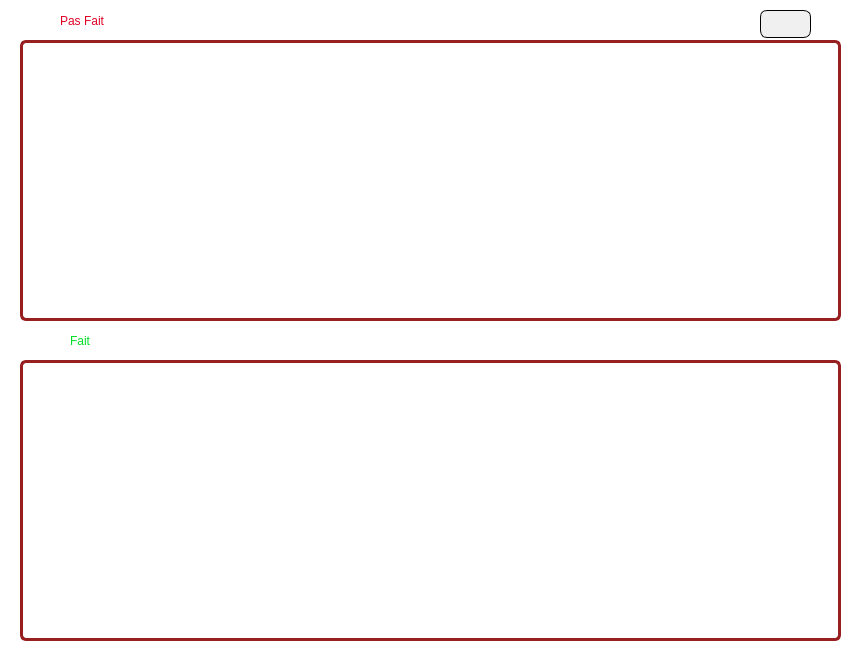
<?xml version="1.0" encoding="UTF-8"?>
<ui version="4.0">
 <class>Dialog</class>
 <widget class="QDialog" name="Dialog">
  <property name="geometry">
   <rect>
    <x>0</x>
    <y>0</y>
    <width>857</width>
    <height>659</height>
   </rect>
  </property>
  <property name="windowTitle">
   <string>notes</string>
  </property>
  <property name="windowIcon">
   <iconset>
    <normaloff>pages.png</normaloff>pages.png</iconset>
  </property>
  <property name="styleSheet">
   <string notr="true">background:white;</string>
  </property>
  <widget class="QTextEdit" name="notef">
   <property name="geometry">
    <rect>
     <x>20</x>
     <y>40</y>
     <width>821</width>
     <height>281</height>
    </rect>
   </property>
   <property name="cursor" stdset="0">
    <cursorShape>IBeamCursor</cursorShape>
   </property>
   <property name="styleSheet">
    <string notr="true">QTextEdit{

font: 75 10pt &quot;MS Shell Dlg 2&quot;;
border-radius:10px;
color:black;
border:3px solid rgb(152,31,31);
border-radius:6px;
}
</string>
   </property>
   <property name="verticalScrollBarPolicy">
    <enum>Qt::ScrollBarAlwaysOff</enum>
   </property>
   <property name="horizontalScrollBarPolicy">
    <enum>Qt::ScrollBarAlwaysOff</enum>
   </property>
   <property name="readOnly">
    <bool>false</bool>
   </property>
   <property name="html">
    <string>&lt;!DOCTYPE HTML PUBLIC &quot;-//W3C//DTD HTML 4.0//EN&quot; &quot;http://www.w3.org/TR/REC-html40/strict.dtd&quot;&gt;
&lt;html&gt;&lt;head&gt;&lt;meta name=&quot;qrichtext&quot; content=&quot;1&quot; /&gt;&lt;style type=&quot;text/css&quot;&gt;
p, li { white-space: pre-wrap; }
&lt;/style&gt;&lt;/head&gt;&lt;body style=&quot; font-family:'MS Shell Dlg 2'; font-size:10pt; font-weight:72; font-style:normal;&quot;&gt;
&lt;p style=&quot;-qt-paragraph-type:empty; margin-top:0px; margin-bottom:0px; margin-left:0px; margin-right:0px; -qt-block-indent:0; text-indent:0px; font-size:7.8pt; font-weight:400;&quot;&gt;&lt;br /&gt;&lt;/p&gt;&lt;/body&gt;&lt;/html&gt;</string>
   </property>
   <property name="cursorWidth">
    <number>3</number>
   </property>
  </widget>
  <widget class="QTextEdit" name="notep">
   <property name="geometry">
    <rect>
     <x>20</x>
     <y>360</y>
     <width>821</width>
     <height>281</height>
    </rect>
   </property>
   <property name="styleSheet">
    <string notr="true">QTextEdit{

font: 75 10pt &quot;MS Shell Dlg 2&quot;;
border-radius:10px;
color:black;
border:3px solid rgb(152,31,31);
border-radius:6px;
}
</string>
   </property>
   <property name="verticalScrollBarPolicy">
    <enum>Qt::ScrollBarAlwaysOff</enum>
   </property>
   <property name="horizontalScrollBarPolicy">
    <enum>Qt::ScrollBarAlwaysOff</enum>
   </property>
   <property name="readOnly">
    <bool>false</bool>
   </property>
   <property name="html">
    <string>&lt;!DOCTYPE HTML PUBLIC &quot;-//W3C//DTD HTML 4.0//EN&quot; &quot;http://www.w3.org/TR/REC-html40/strict.dtd&quot;&gt;
&lt;html&gt;&lt;head&gt;&lt;meta name=&quot;qrichtext&quot; content=&quot;1&quot; /&gt;&lt;style type=&quot;text/css&quot;&gt;
p, li { white-space: pre-wrap; }
&lt;/style&gt;&lt;/head&gt;&lt;body style=&quot; font-family:'MS Shell Dlg 2'; font-size:10pt; font-weight:72; font-style:normal;&quot;&gt;
&lt;p style=&quot;-qt-paragraph-type:empty; margin-top:0px; margin-bottom:0px; margin-left:0px; margin-right:0px; -qt-block-indent:0; text-indent:0px; font-size:7.8pt; font-weight:400;&quot;&gt;&lt;br /&gt;&lt;/p&gt;&lt;/body&gt;&lt;/html&gt;</string>
   </property>
  </widget>
  <widget class="QLabel" name="label_4">
   <property name="geometry">
    <rect>
     <x>60</x>
     <y>10</y>
     <width>111</width>
     <height>21</height>
    </rect>
   </property>
   <property name="styleSheet">
    <string notr="true">font: 16pt &quot;Bauhaus 93&quot;;
color: rgb(223, 3, 39);
border:0px;
background:transparent;</string>
   </property>
   <property name="text">
    <string>Pas Fait</string>
   </property>
  </widget>
  <widget class="QLabel" name="label_5">
   <property name="geometry">
    <rect>
     <x>70</x>
     <y>330</y>
     <width>111</width>
     <height>21</height>
    </rect>
   </property>
   <property name="styleSheet">
    <string notr="true">background:transparent;font: 16pt &quot;Bauhaus 93&quot;;
color: rgb(3, 223, 39);
border:0px;</string>
   </property>
   <property name="text">
    <string>Fait</string>
   </property>
  </widget>
  <widget class="QPushButton" name="enregistrer">
   <property name="geometry">
    <rect>
     <x>760</x>
     <y>10</y>
     <width>51</width>
     <height>28</height>
    </rect>
   </property>
   <property name="styleSheet">
    <string notr="true">QPushButton{
background:rgb(240,240,240)
;border-radius:7px;
border:1px solid black;
}
QPushButton:pressed{
border:1px solid white;
}
QWidget:hover{

background:rgb(200,200,200)


}

QToolTip{color:rgb(255,255,255);
background:rgb(50,50,50);
border:1px solid white;}</string>
   </property>
   <property name="text">
    <string/>
   </property>
   <property name="icon">
    <iconset>
     <normaloff>save.png</normaloff>save.png</iconset>
   </property>
  </widget>
 </widget>
 <resources/>
 <connections/>
</ui>
